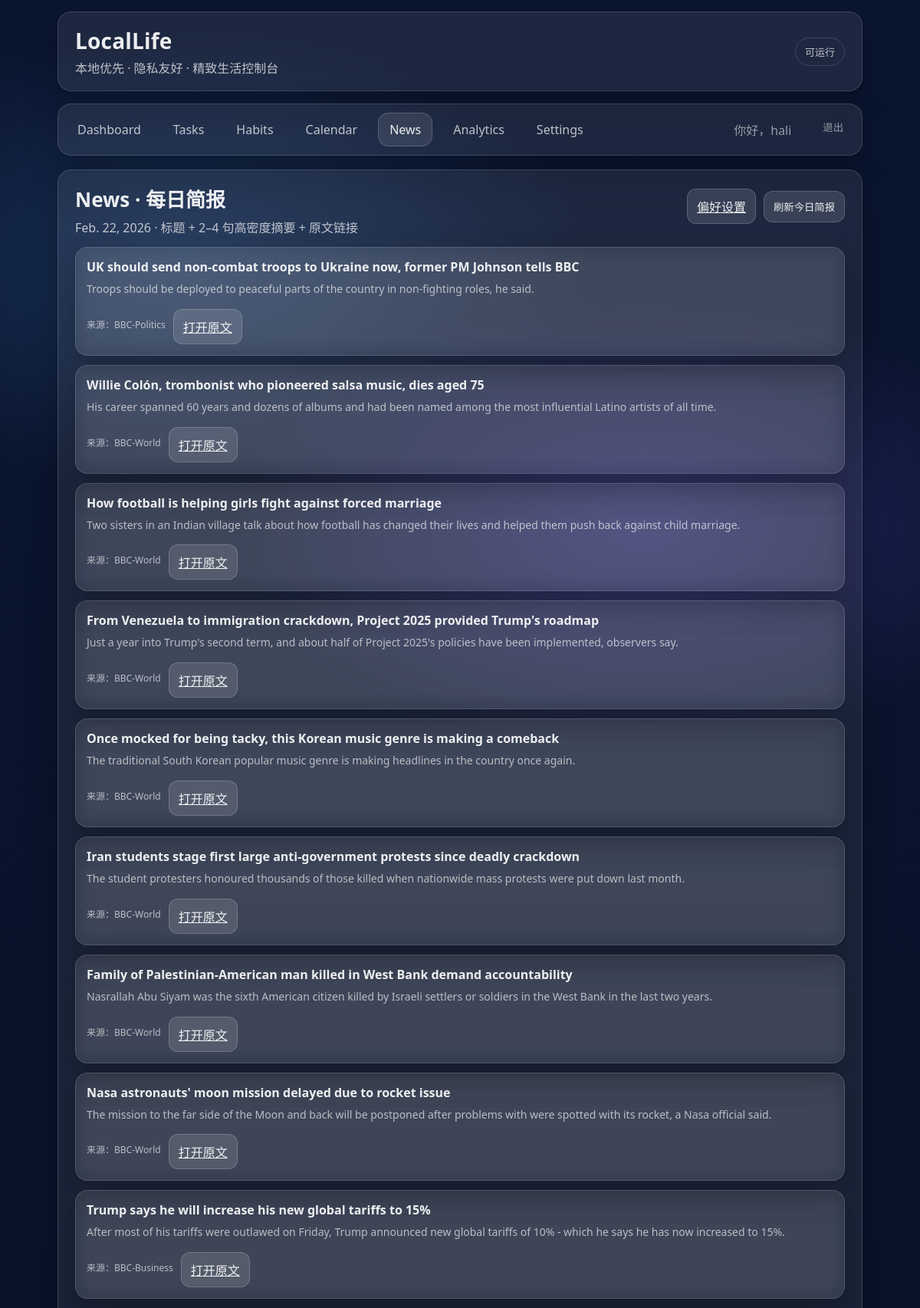
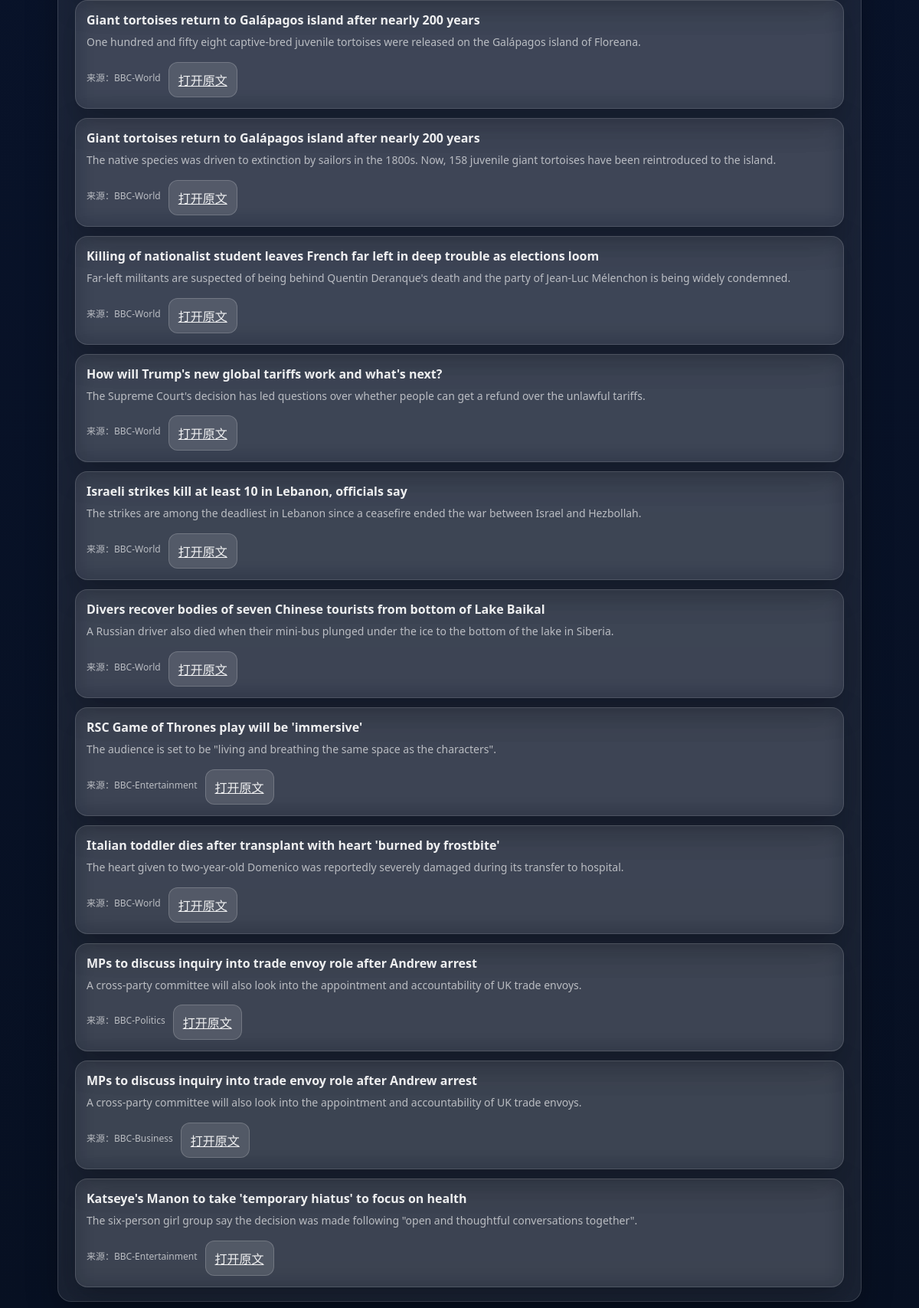
The app's page /news/ (signed in), older data (2 pictures, top to bottom).
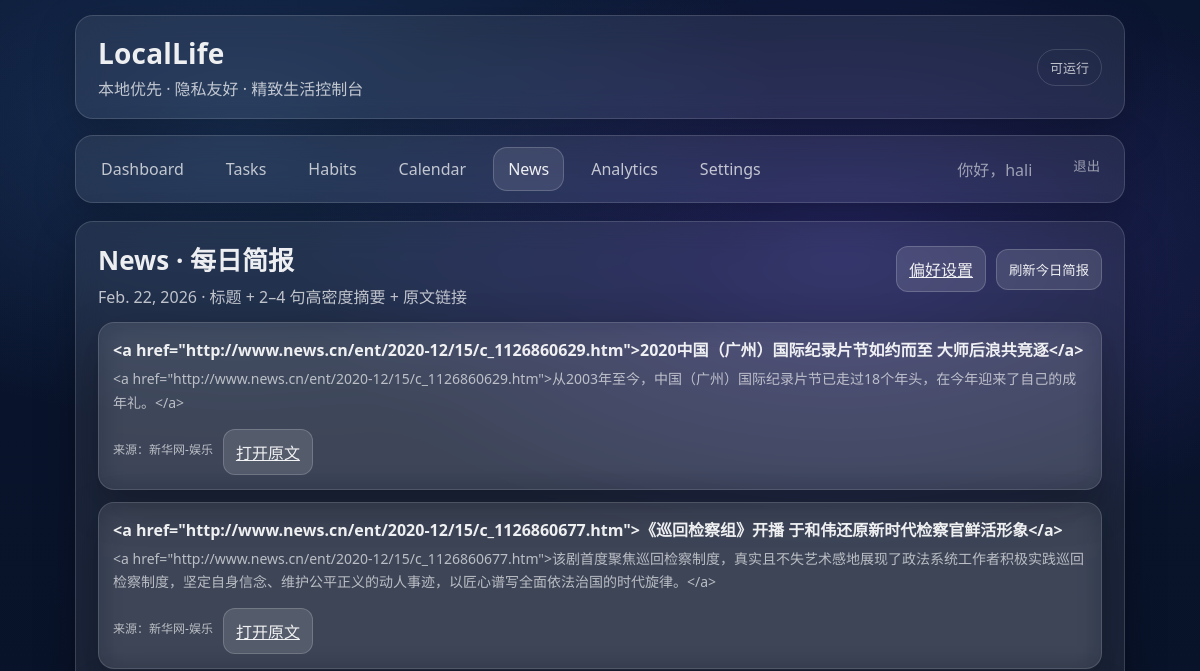
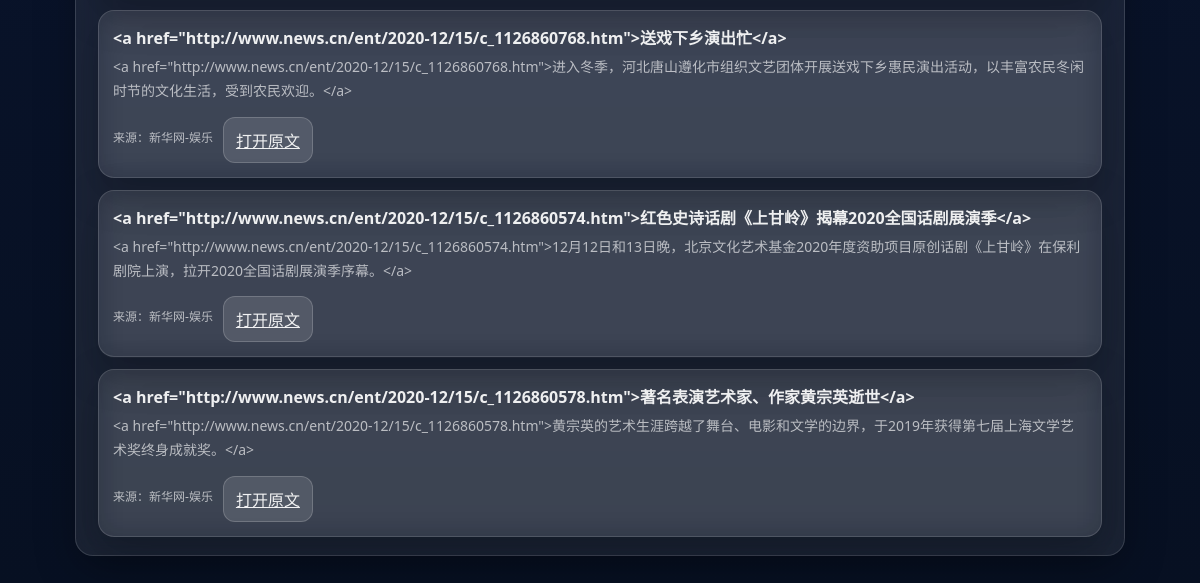
The same page, newer data (2 pictures, top to bottom).
### news/models.py (models this page shows)
class BriefEntry(models.Model):
    brief = models.ForeignKey(DailyBrief, on_delete=models.CASCADE, related_name="entries")
    item = models.ForeignKey(NewsItem, on_delete=models.CASCADE)
    title = models.CharField(max_length=500)
    summary = models.TextField()
    url = models.URLField(max_length=1000)
    source_name = models.CharField(max_length=120)
    score = models.FloatField(default=0)
    class Meta:
        ordering = ["-score", "-item__published_at", "-id"]

### news/views.py (the view)
# urls.py: path("", views.index, name="index"),
@login_required
def index(request):
    date = timezone.localdate()
    pref, _ = UserNewsPreference.objects.get_or_create(user=request.user)
    lang = pref.language or 'zh'
    brief = DailyBrief.objects.filter(user=request.user, date=date,language=lang).prefetch_related("entries").first()
    return render(request, "news/index.html", {"brief": brief, "date": date})

### templates/news/index.html (shortened to what this page needs)
{% extends "base.html" %}
{% block content %}
<section class="glass card">
  <div class="cal-head">
    <div>
      <div class="card-title">News · 每日简报</div>
      <div class="card-subtitle">{{ date }} · 标题 + 2–4 句高密度摘要 + 原文链接</div>
    </div>
    <div class="cal-actions">
      <a class="btn subtle" href="{% url 'news:preferences' %}">偏好设置</a>
      <form method="POST" action="{% url 'news:refresh_today' %}">
        <button type="submit" class="btn">刷新今日简报</button>
      </form>
    </div>
  </div>
  {% if not brief %}
    <div class="muted" style="margin-top:14px;">
      还没有生成今日简报。你可以点击“刷新今日简报”，或等待系统每日自动生成。
    </div>
  {% else %}
    <div style="display:flex; flex-direction:column; gap:12px; margin-top:14px;">
      {% for e in brief.entries.all %}
        <div class="glass" style="padding:14px; border-radius:16px;">
          <div style="font-weight:700; margin-bottom:6px;">{{ e.title }}</div>
          <div class="muted" style="line-height:1.7;">{{ e.summary }}</div>
          <div style="margin-top:8px; display:flex; gap:10px; align-items:center;">
            <span class="muted" style="font-size:12px;">来源：{{ e.source_name }}</span>
            <a class="btn subtle" href="{{ e.url }}" target="_blank" rel="noreferrer">打开原文</a>
          </div>
        </div>
      {% endfor %}
    </div>
  {% endif %}
</section>
{% endblock %}

Row changes from the older to the newer data that the page shows:
removed BriefEntry: title "UK should send non-combat troops to Ukraine now, former PM Johnson tells BBC", summary "Troops should be deployed to peaceful parts of the country in non-fighting roles, he said.", source_name "BBC-Politics"
removed BriefEntry: title "Willie Colón, trombonist who pioneered salsa music, dies aged 75", summary "His career spanned 60 years and dozens of albums and had been named among the most influential Latino artists of all time.", source_name "BBC-World"
removed BriefEntry: title "How football is helping girls fight against forced marriage", summary "Two sisters in an Indian village talk about how football has changed their lives and helped them push back against child marriage.", source_name "BBC-World"
removed BriefEntry: title "From Venezuela to immigration crackdown, Project 2025 provided Trump's roadmap", summary "Just a year into Trump's second term, and about half of Project 2025's policies have been implemented, observers say.", source_name "BBC-World"
removed BriefEntry: title "Once mocked for being tacky, this Korean music genre is making a comeback", summary "The traditional South Korean popular music genre is making headlines in the country once again.", source_name "BBC-World"
removed BriefEntry: title "Iran students stage first large anti-government protests since deadly crackdown", summary "The student protesters honoured thousands of those killed when nationwide mass protests were put down last month.", source_name "BBC-World"
removed BriefEntry: title "Family of Palestinian-American man killed in West Bank demand accountability", summary "Nasrallah Abu Siyam was the sixth American citizen killed by Israeli settlers or soldiers in the West Bank in the last two years.", source_name "BBC-World"
removed BriefEntry: title "Nasa astronauts' moon mission delayed due to rocket issue", summary "The mission to the far side of the Moon and back will be postponed after problems with were spotted with its rocket, a Nasa official said.", source_name "BBC-World"
removed BriefEntry: title "Trump says he will increase his new global tariffs to 15%", summary "After most of his tariffs were outlawed on Friday, Trump announced new global tariffs of 10% - which he says he has now increased to 15%.", source_name "BBC-Business"
removed BriefEntry: title "Giant tortoises return to Galápagos island after nearly 200 years", summary "One hundred and fifty eight captive-bred juvenile tortoises were released on the Galápagos island of Floreana.", source_name "BBC-World"
removed BriefEntry: title "Giant tortoises return to Galápagos island after nearly 200 years", summary "The native species was driven to extinction by sailors in the 1800s. Now, 158 juvenile giant tortoises have been reintroduced to the island.", source_name "BBC-World"
removed BriefEntry: title "Killing of nationalist student leaves French far left in deep trouble as elections loom", summary "Far-left militants are suspected of being behind Quentin Deranque's death and the party of Jean-Luc Mélenchon is being widely condemned.", source_name "BBC-World"
removed BriefEntry: title "How will Trump's new global tariffs work and what's next?", summary "The Supreme Court's decision has led questions over whether people can get a refund over the unlawful tariffs.", source_name "BBC-World"
removed BriefEntry: title "Israeli strikes kill at least 10 in Lebanon, officials say", summary "The strikes are among the deadliest in Lebanon since a ceasefire ended the war between Israel and Hezbollah.", source_name "BBC-World"
removed BriefEntry: title "Divers recover bodies of seven Chinese tourists from bottom of Lake Baikal", summary "A Russian driver also died when their mini-bus plunged under the ice to the bottom of the lake in Siberia.", source_name "BBC-World"
removed BriefEntry: title "RSC Game of Thrones play will be 'immersive'", summary "The audience is set to be \"living and breathing the same space as the characters\".", source_name "BBC-Entertainment"
removed BriefEntry: title "Italian toddler dies after transplant with heart 'burned by frostbite'", summary "The heart given to two-year-old Domenico was reportedly severely damaged during its transfer to hospital.", source_name "BBC-World"
removed BriefEntry: title "MPs to discuss inquiry into trade envoy role after Andrew arrest", summary "A cross-party committee will also look into the appointment and accountability of UK trade envoys.", source_name "BBC-Politics"
removed BriefEntry: title "MPs to discuss inquiry into trade envoy role after Andrew arrest", summary "A cross-party committee will also look into the appointment and accountability of UK trade envoys.", source_name "BBC-Business"
removed BriefEntry: title "Katseye's Manon to take 'temporary hiatus' to focus on health", summary "The six-person girl group say the decision was made following \"open and thoughtful conversations together\".", source_name "BBC-Entertainment"
added BriefEntry: title "<a href=\"http://www.news.cn/ent/2020-12/15/c_1126860629.htm\">2020中国（广州）国际纪录片节如约而至 大师后浪共竞逐</a>", summary "<a href=\"http://www.news.cn/ent/2020-12/15/c_1126860629.htm\">从2003年至今，中国（广州）国际纪录片节已走过18个年头，在今年迎来了自己的成年礼。</a>", source_name "新华网-娱乐"
added BriefEntry: title "<a href=\"http://www.news.cn/ent/2020-12/15/c_1126860677.htm\">《巡回检察组》开播 于和伟还原新时代检察官鲜活形象</a>", summary "<a href=\"http://www.news.cn/ent/2020-12/15/c_1126860677.htm\">该剧首度聚焦巡回检察制度，真实且不失艺术感地展现了政法系统工作者积极实践巡回检察制度，坚定自身信念、维护公平正义的动人事迹，以匠心谱写全面依法治国的时代旋律。</a>", source_name "新华网-娱乐"
added BriefEntry: title "<a href=\"http://www.news.cn/ent/2020-12/15/c_1126860768.htm\">送戏下乡演出忙</a>", summary "<a href=\"http://www.news.cn/ent/2020-12/15/c_1126860768.htm\">进入冬季，河北唐山遵化市组织文艺团体开展送戏下乡惠民演出活动，以丰富农民冬闲时节的文化生活，受到农民欢迎。</a>", source_name "新华网-娱乐"
added BriefEntry: title "<a href=\"http://www.news.cn/ent/2020-12/15/c_1126860574.htm\">红色史诗话剧《上甘岭》揭幕2020全国话剧展演季</a>", summary "<a href=\"http://www.news.cn/ent/2020-12/15/c_1126860574.htm\">12月12日和13日晚，北京文化艺术基金2020年度资助项目原创话剧《上甘岭》在保利剧院上演，拉开2020全国话剧展演季序幕。</a>", source_name "新华网-娱乐"
added BriefEntry: title "<a href=\"http://www.news.cn/ent/2020-12/15/c_1126860578.htm\">著名表演艺术家、作家黄宗英逝世</a>", summary "<a href=\"http://www.news.cn/ent/2020-12/15/c_1126860578.htm\">黄宗英的艺术生涯跨越了舞台、电影和文学的边界，于2019年获得第七届上海文学艺术奖终身成就奖。</a>", source_name "新华网-娱乐"
